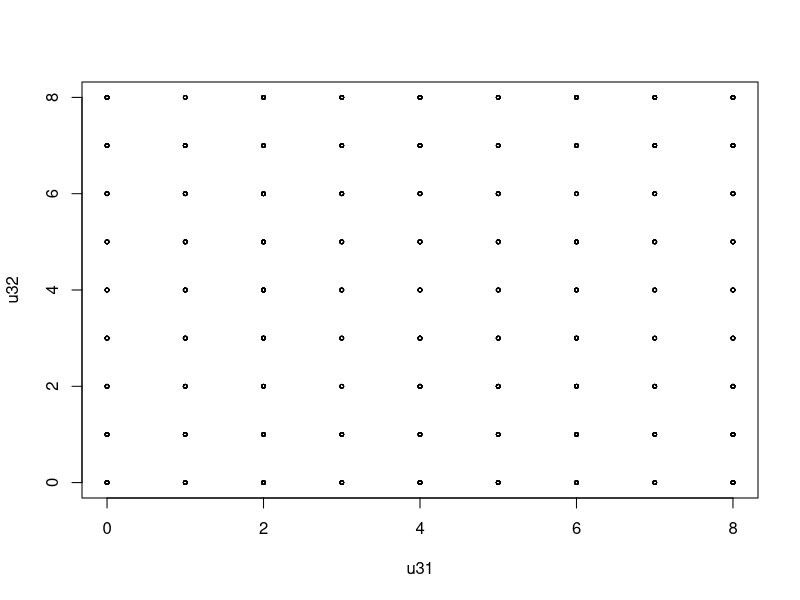

This figure's R source:
msize<-10
mnum<-1000
zerodiag<-TRUE

u31<-rep(-1,mnum)
u32<-rep(-1,mnum)

for (i in 1:mnum) {
  matr<-matrix(runif(msize**2),nrow=msize)
  matr<-matr+t(matr)
  if(zerodiag) {diag(matr)<-0}
  u31[i]<-msize-rank(matr[,1])[3]
  u32[i]<-msize-rank(matr[,2])[3]
}
plot(u31,u32,cex=.5)
tst<-cor.test(u31,u32, method="kendall")
print(tst)